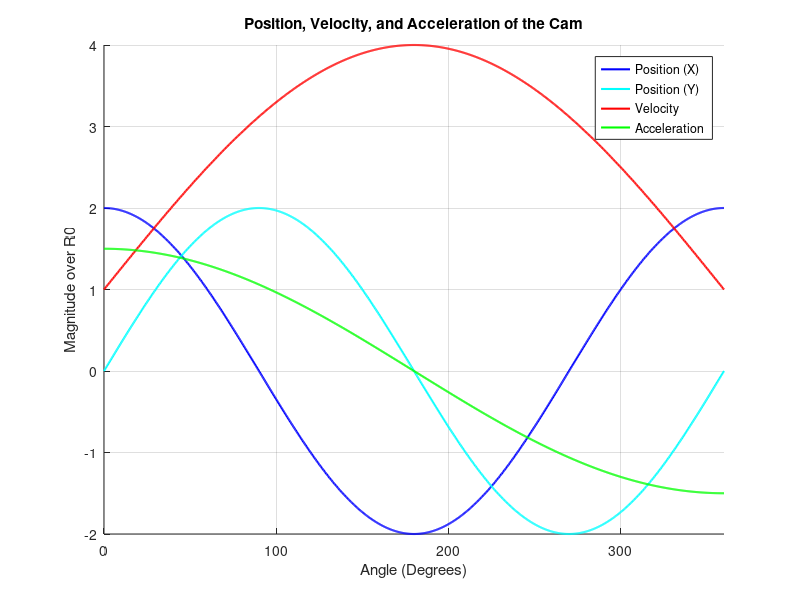
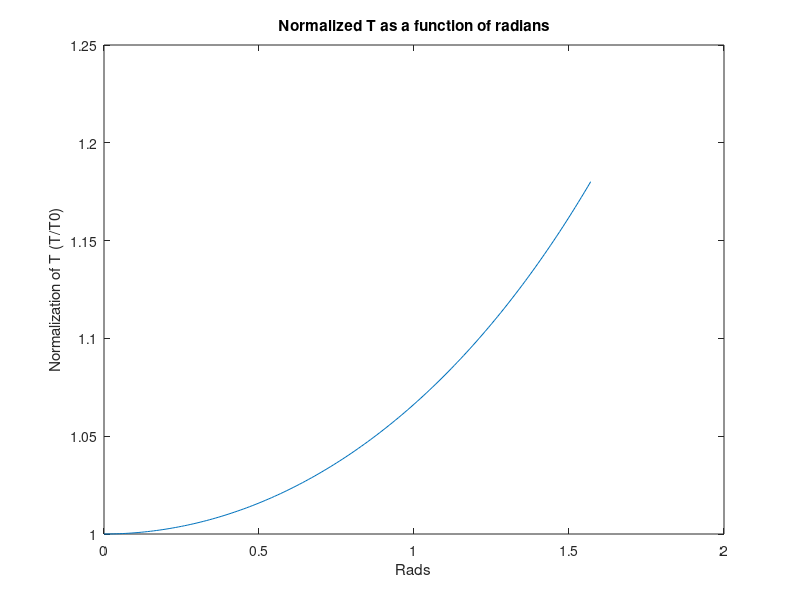

Reproduce these figures in MATLAB, in order. (Note: this script raises an error after producing the figures.)
%% HW 05
% 5.4, 5.6, 5.7, and 5.8

%% 5.4
% Consider the mechanism shown in Figure 5.1, where a spring k holds the
% follower A against a cam. The equation describing the profile of
% the simple cam is
% R^2 + 6Rcosθ − 27 = 0 (5.13)
% where R is in inches. The weight of the follower is w, and the
% coefficient of dry sliding friction between the cam and follower is μk.
% The known parameter values are given in Table 5.2

%% 5.4.1 Kinematics

% known parameters
% m = 0.5; % lbs
% uk = 0.2; % unitless

% Let’s consider the steady-state motion of the cam follower system when
% the angular velocity ˙θ(t) = ω0 is constant.


% 1. Determine the position, velocity, and acceleration of the follower as
% a function of the cam angle θ.
% angular velocity ˙θ(t) = ω0 is constant.



% position = (Rcos(theta), Rsin(theta)) (x,y)
% velocity (m/s) = angular vel (rad/s) * distance from R (m)
% accel. (m/s2) = d/dt (velocity) = angular vel (rad/s) * 
% rate of change of dist from center (m/s)

% predefine t
t = 0;

% angular velocity; deg/s
omega = 1; % arbitrary value, does not matter.

% angle with respect to center of camshaft; 
theta = @(t) omega * t; % angle

% diameter of circle; in
Diam = 6;

% distance from center of camshaft; in
R = @(theta) 3 + 9 * sind(theta / 2);
R0 = 3;

% calc deriv of R
Rprime = @(theta) (9/2) * cosd(theta/2);

% define values for theta
theta_values = linspace(0,360,1000);

% function for position
Position = @(theta) [Diam * cosd(theta), Diam * sind(theta)];

% function fo0r velocity
Velocity = @(theta) R(theta) * omega;

% function for acceleration
Acceleration = @(theta) Rprime(theta) * omega;







% precalc the position, velocity, and acceleration
positions = arrayfun(@(theta) Position(theta), theta_values, 'UniformOutput', false);
positions = cell2mat(positions')';  % Convert cell array to matrix

velocities = arrayfun(@(theta) Velocity(theta), theta_values);
accelerations = arrayfun(@(theta) Acceleration(theta), theta_values);


% 2. Make plots of the above results, suitably normalized, for one cycle
% of the motion. Hint, the acceleration curve should look like Fig 5.2
% theta [0,360]

% create figure
figure
hold on

% plot position
plot(theta_values, positions(1, :)/R0, 'b', 'DisplayName', 'Position (X)', 'LineWidth', 1.5)
plot(theta_values, positions(2, :)/R0, 'c', 'DisplayName', 'Position (Y)', 'LineWidth', 1.5)

% plot velocity
plot(theta_values, velocities/R0, 'r', 'DisplayName', 'Velocity', 'LineWidth', 1.5)

% plot acceleration
plot(theta_values, accelerations/R0, 'g', 'DisplayName', 'Acceleration', 'LineWidth', 1.5)

% graph labels
grid on
xlim([0,360])
xlabel('Angle (Degrees)')
ylabel('Magnitude over R0')
legend
title('Position, Velocity, and Acceleration of the Cam')




%% 5.4.2 Dynamics

% known parameters
m = 0.5; % lbs
uk = 0.2; % unitless

%Let’s now consider the forces and losses experienced by this system
% for a particular running condition.


% 1. If the constant angular speed is ω0 = 2500 rpm, determine the lower
% bound of the spring constant that ensures the follower remains attached
% to the cam. Assume that the spring is compressed 0.25 inches at the
% smallest value of R.

omega0 = 2500/60; % rps

% force of spring out will be 0.25k (lbf) @ R = 3 (aka R0)
% Fspring = k (lb/ft) * x (ft) 
% Fspring,max = 0.25k

Fcam = @(theta) uk * m * (omega0)^2 * cosd(theta) * pi; % (distance per rotation)
Fcam_max = Fcam(0)

% set these two equal
k_min = 4 * Fcam_max / 12 % lbf/in
% fitz got ~70


% 2. How does ω0 compare to the natural frequency √k/m of the follower
% modeled as a mass-spring system?

% natural frequency = sqrt(k/m)
NaturalFrequency_min = sqrt(12 * 12 * k_min/m) % adjust for in ==> ft; (lbf/in / lbm)  [=] 1/s

% omega0 shares the same units as the natural frequency of the follower
% modeled as a mass spring system.
% if the natural frequency is less than omega0, then there is a resonance
% and changes to the system need to be made. as NaturalFrequency_min >
% omega0, there is no resonance and no need to adjust the system in its
% current state.



% 3. Determine the energy lost to friction per cycle for a reasonable
% spring value above the minimum found in the previous part.
% Hint: Work is ∫ P dt, where P is power.

% v = velocity of the follower
v = @(theta) Rprime(theta) * omega0;

% power of friction
P = @(theta) Fcam(theta) .* v(theta);

% energy lost to friction in a single cycle
E_Friction = integral(P, 0, 360)


% 4. What would change in the friction analysis if we used a lubricated
% model instead of dry-friction

% If we were to use a lubricated model, the coefficient of friction would
% greatly decrease. This would result in a spring with a decreased spring
% constant, a lesser Natural Frequency, and less energy lost to friction
% per cycle.




%% 5.6 The period of a simple pendulum
% Consider an ideal pendulum with its mass m lumped a length l from the
% frictionless hinge. The angle from the vertical is θ, and the starting
% state of the pendulum is θ(0) = θ0, ˙θ(0) = 0. The equation of motion
% is well-known to be
% θ'' + g/l sin θ = 0 (5.21)
% The linear approximation for small angles, gives the natural frequency
% of the oscillation as
% ω0 = √ g/l = 2π/T0 (5.22)
% However, as the angle increases we know that approximation will break
% down. Through some clever manipulation of the equation of motion, it
% can be shown that the period of oscillation is (Nayfeh and Mook, 1995)
% T = 4√l/g ∫(0, π/2) dθ/√(1 − k^2 sin2θ) (5.23)
% where k = sin(θ0/2).
% This integral is known as an elliptic integral of the first kind.
% Make a plot showing how much T /T0 changes as a function of θ0.
% Discuss the range of θ0 for which the linear approximation is useful.


% initalize constants
l = 1;
g = 9.81; % gravity

% approximation for small angles
% initial angular frequency
omega0 = sqrt(g/l);
% inital period
T0 = 2 * pi / omega0;

iter = 0;
% define theta0 - initial angle - main variable
for theta0 = 0:0.01:pi/2

    iter = iter+1;
    % define k
    k = sin(theta0/2);

    % create equation for integral
    dtheta = @(theta) 1 ./ sqrt(1 - k^2 * (sin(theta)) .^ 2);

    T = 4 * (1/omega0) * integral(dtheta,0,(pi/2));
    % can sub in omega0 for sqrt(l/g) bc eqn 5.22



    Tnorm(iter) = T / T0;



end

rads = 0:0.01:pi/2;

figure
plot(rads,Tnorm)
xlabel('Rads')
ylabel('Normalization of T (T/T0)')
title('Normalized T as a function of radians')


% At Theta0 = 0, the natural frequency is the same as ideal. At a Theta0 of
% pi/2, the natural frequency is 18% above the ideal.
% Normally, small angle approximation is valid up to 0.26 rads or 15
% degrees. An initial angle of 0.26 rads of this gives a normalized period
% of 1.0039, or 0.37% greater than an initial angle of zero, based on the
% period of the pendulum. Based on this, we get an acceptable margin of
% error of 0.4% on the normalized period of the pendulum. This gives us a
% range of theta0 of [0,0.26] rads for small angle approximation.




%% 5.7 Center of Mass
% close all

% Recall that the definition of the center of mass of a body is
% rg = 1/m ∫(Ω) r dm (5.24)
% where the total mass can be computed from the density ρ
% m =∫(Ω) dm = ∫(Ω) ρ dV . (5.25)

% Let’s consider a single element from a two-dimensional finite
% element mesh. We have the shape-functions (interpolation functions)
% N(ξ, η) so we can build the position of a point inside the element with
% r = xˆi + yˆj → r = [ N(ξ, η)x; N(ξ, η)y] (5.26)

% In order to compute either integral above, we need to do a
% change of variables
% dV = dx dy = J dξ dη (5.27)
% where J is the determinant of the Jacobian matrix
% J = [ x,ξ x,η; y,ξ y,η] = [ N,ξ x N,η x; N,ξ y N,η y] (5.28)

% Now we can recast the integrals as
% m = ∫(-1,1) ∫(-1,1) ρJ dξ dη (5.29)
% rg = 1/m ∫(-1,1) ∫(-1,1) ρ [ N(ξ, η)x; N(ξ, η)y] J dξ dη (5.30)

% which is computable with Gauss-Legendre quadrature.


% 5.7.1 Code
% Build a function that takes the following inputs for a 4-node quadrilateral
% 1. x : the list of the x node locations
% 2. y : the list of the y node locations
% 3. ρ: the function of the density ρ(x, y)
% 4. N : the number of integration points to use in each direction for
% the Gauss-Legendre rule.
% and returns the mass and the location of the center of mass.


% shape functions?
% have final integration be from -N to N and divide jacobian J by N?



function [Mass, CenterOfMass] = COM(x, y, rho, N)

    % x, y: Coordinates of the 4 nodes [x1, x2, x3, x4]
    % rho: Function handle for the density, rho(x, y)
    % N: Number of Gauss-Legendre integration points in each direction
    
    % find Gauss-Legendre points + weights
    [xz, wi] = lgwt(N,-1,1);

    % initialize mass + moment values
    mass = 0;
    mx = 0;
    my = 0;

    % loop over GL points
    
    for i = 1:N
        for j = 1:N
        
            xi = xz(i);
            eta = xz(j);


            % shape functions
            N1 = 0.25 * (1 - xi) * (1 - eta);
            N2 = 0.25 * (1 + xi) * (1 - eta);
            N3 = 0.25 * (1 + xi) * (1 + eta);
            N4 = 0.25 * (1 - xi) * (1 + eta);

            % shape function derivs
            dN1_dxi = -0.25 * (1 - eta);
            dN2_dxi =  0.25 * (1 - eta);
            dN3_dxi =  0.25 * (1 + eta);
            dN4_dxi = -0.25 * (1 + eta);
            
            dN1_deta = -0.25 * (1 - xi);
            dN2_deta = -0.25 * (1 + xi);
            dN3_deta =  0.25 * (1 + xi);
            dN4_deta =  0.25 * (1 - xi);
            
            % jac matrix [dxdxi dxdeta; dydxi dydeta]
            dxdxi = dN1_dxi * x(1) + dN2_dxi * x(2) + dN3_dxi * x(3) + dN4_dxi * x(4);
            dxdeta = dN1_deta * x(1) + dN2_deta * x(2) + dN3_deta * x(3) + dN4_deta * x(4);
            dydxi = dN1_dxi * y(1) + dN2_dxi * y(2) + dN3_dxi * y(3) + dN4_dxi * y(4);
            dydeta = dN1_deta * y(1) + dN2_deta * y(2) + dN3_deta * y(3) + dN4_deta * y(4);
            
            % jac
            Jac = [dxdxi dxdeta; dydxi dydeta];

            % det jac
            detJ = det(Jac);
            
            % eval density
            x_current = N1 * x(1) + N2 * x(2) + N3 * x(3) + N4 * x(4);
            y_current = N1 * y(1) + N2 * y(2) + N3 * y(3) + N4 * y(4);
            rho_current = rho(x_current, y_current);

            % find weight and mass
            weight = wi(i) * wi(j) * detJ;
            mass = mass + rho_current * weight;
            mx = mx + x_current * rho_current * weight;
            my = my + y_current * rho_current * weight;

        end

    end

    % label outputs
    Mass = mass;

    % Center of Mass in Gauss-Legendre
    CenterOfMassGL = [mx / mass, my / mass];

    % Convert to Center of Mass in x,y by multiplying by the jacobian
    CenterOfMass = CenterOfMassGL * Jac;

end





% 5.7.2 Example case
% To practice on, consider the node positions given in Table 5.3 for a
% 4-node quadrilateral. The (admittedly goofy) density function is
% ρ(x, y) = (3x + 7)(sin(3y) sin(3x) + 1) . (5.31)
% Compute the mass of the element and determine the location of the
% center of mass. Visualize the results

% Table 5.3: Node locations for the 4-node quadrilateral.
% Node x y
% 1 −0.5 −0.3
% 2 1.0 −0.1
% 3 0.7 1.5
% 4 −0.8 0.9

% define values
xvals = [-0.5 1.0 0.7 -0.8];
yvals = [-0.3 -0.1 1.5 0.9];

% define density function
rho = @(x,y) (3 .* x + 7) .* (sin(3 * y) .* sin(3 * x) + 1);

% Number points
N = 10;

% initialize trigger
trig = true;
Mass = 0; % initalize mass such that it forces next iteration

% run iteration to find necessary number of integration points
while trig == true

    N = N + 1;
    
    Mass1 = Mass; % capture old Mass value

    % run function
    [Mass, CenterOfMass] = COM(xvals, yvals, rho, N);

    % Check how much mass value has changed

    MassDiff = abs((Mass - Mass1) / Mass1);

    if MassDiff < 0.1 % 1% threshold

        trig = false;

    end


    if N > 100

        trig = false;
        fprintf('Maximum iterations reached: %f', N)

    end


end

Mass
CenterOfMass


% madelyn got ~12 for mass
% CoM should be pos pos

% creat figure
figure
hold on
grid on
h = fcontour(rho,[min(xvals) max(xvals) min(yvals) max(yvals)]);
scatter([xvals CenterOfMass(1)], [yvals CenterOfMass(2)])



%% 5.8 Inertia Tensor

% Let’s extend the discussion of center of mass to compute the mass
% moment of inertia tensor. Recall the definition of the inertia tensor
% in 3d about a point O can be stated as
% IO = ∫(Ω) ρ ((r · r)E3 − r ⊗ r) dV (5.32)
% where E3 is the 3x3 identity. The symbol is changed here to not
% conflict with I for the inertia. The ‘o times’
% is called the outer-product and we can compute it as
% r ⊗ r → r ⊗ r = rr^T (5.33)
% where the result is a 3x3 matrix. The vector r in the integrand is
% the position of the point in the body relative to the point O.

% 3x3 is the sigma x, sigma y, and tau xy for all 3 planes (xy, xz, yz)


% 1. Using the discussion of §5.7 recast the mass moment of inertia in
% terms of finite element interpolations and a change of variables so we
% can use Gauss-Legendre quadrature.

% you have to replace dV = dxdy with dxideta
% convert all points to gl space
% create pointer vector based on new coordinates




% 2. Build a function for a 4-node quadrilateral and returns the mass
% moment of inertia as a 3x3 matrix. The function inputs are the same as
% in §5.7 plus the location of reference point O.


function [MMOI] = MMOI3d(x, y, rho, int, O)
    % inputs:
    % x,y: positions of points in xy plane.
    % rho: function to calculate height / z-value of point
    % int: number of Gauss-Legendre points in each direction
    % O: point we take the moment of inertia with respect to

    MMOI = zeros(3,3); % initialize variable
    E3 = eye(3); % identity matrix

    % find Gauss-Legendre points + weights
    [xz, wi] = lgwt(int,-1,1);
    % number of points
    % weight of points

    xi = xz;
    eta = xz;

    for m = 1:int
        for n = 1:int

            % create shape functions
            [N, dN_dxi, dN_deta] = shapefunctions(xi(m), eta(n));

            % create jacobian
            jac = [dN_dxi(1), dN_dxi(2); dN_deta(1), dN_deta(2)] * [x(1), x(2); y(1), y(2)];
        
            % det jacobian
            detJ = det(jac);

            % creates pointer to current point in the Gauss-Legendre space

            xcurr = N(1) * x(1) + N(2) * x(2) + N(3) * x(3) + N(4) * x(4);
            ycurr = N(1) * y(1) + N(2) * y(2) + N(3) * y(3) + N(4) * y(4);

            r = [xcurr,ycurr] - O; 

            % do integration
            for i = 1:3
                for j = 1:3
        
                % MMOI = integral over domain of:
                % rho * (dot(r,r) * E3 - r * transpose(r))
                % + prev MMOI val
                
                MMOIf = @(i,j) rho(i,j) * (dot(r, r) * E3(i,j) - (r * r')) * detJ * wi(i) * wi(j);
                MMOI(i,j) = MMOI(i,j) + MMOIf(i,j);

                end

            end

        end

    end
   
end



% 3. Compute the inertia with respect to the center of mass IG using the
% values from §5.7.2. Show how your results converge as the number of
% integration points is increased. What is the needed number of
% integrations points for this problem?


% Table 5.3: Node locations for the 4-node quadrilateral.
% Node x y
% 1 −0.5 −0.3
% 2 1.0 −0.1
% 3 0.7 1.5
% 4 −0.8 0.9

[MassOld, CenterOfMassOld] = COM(xvals, yvals, rho, N);

% define values
xvals = [-0.5 1.0 0.7 -0.8];
yvals = [-0.3 -0.1 1.5 0.9];

% define density function
rho = @(x,y) (3 .* x + 7) .* (sin(3 * y) .* sin(3 * x) + 1);

% Number points
N = 5;

[MMOI] = MMOI3d(xvals, yvals, rho, N, CenterOfMassOld)


% 4. Compute the principle values of the inertia and their directions.
% Visualize their directions and their relative values on the element.

% eigenvalues?


[K, lambda] = eig(MMOI)

figure
hold on
grid on

% plot the contour background
h = fcontour(rho,[min(xvals) max(xvals) min(yvals) max(yvals)]);
scatter([xvals CenterOfMassOld(1)], [yvals CenterOfMassOld(2)])

% extract eigenvectors and make 2D
K1 = [K(1,1) K(2,1)];
K2 = [K(1,2) K(2,2)];

% plot eigenvectors from center of mass
quiver(CenterOfMassOld(1), CenterOfMassOld(2), K1(1), K1(2))
quiver(CenterOfMassOld(1), CenterOfMassOld(2), K2(1), K2(2))


%% lgwt.m

function [x,w]=lgwt(N,a,b)

% lgwt.m
%
% This script is for computing definite integrals using Legendre-Gauss 
% Quadrature. Computes the Legendre-Gauss nodes and weights  on an interval
% [a,b] with truncation order N
%
% Suppose you have a continuous function f(x) which is defined on [a,b]
% which you can evaluate at any x in [a,b]. Simply evaluate it at all of
% the values contained in the x vector to obtain a vector f. Then compute
% the definite integral using sum(f.*w);
%
% Written by Greg von Winckel - 02/25/2004
N=N-1;
N1=N+1; N2=N+2;

xu=linspace(-1,1,N1)';

% Initial guess
y=cos((2*(0:N)'+1)*pi/(2*N+2))+(0.27/N1)*sin(pi*xu*N/N2);

% Legendre-Gauss Vandermonde Matrix
L=zeros(N1,N2);

% Derivative of LGVM
Lp=zeros(N1,N2);

% Compute the zeros of the N+1 Legendre Polynomial
% using the recursion relation and the Newton-Raphson method

y0=2;

% Iterate until new points are uniformly within epsilon of old points
while max(abs(y-y0))>eps
    
    L(:,1)=1;
    Lp(:,1)=0;
    
    L(:,2)=y;
    Lp(:,2)=1;
    
    for k=2:N1
        L(:,k+1)=( (2*k-1)*y.*L(:,k)-(k-1)*L(:,k-1) )/k;
    end
 
    Lp=(N2)*( L(:,N1)-y.*L(:,N2) )./(1-y.^2);   
    
    y0=y;
    y=y0-L(:,N2)./Lp;
    
end

% Linear map from[-1,1] to [a,b]
x=(a*(1-y)+b*(1+y))/2;      

% Compute the weights
w=(b-a)./((1-y.^2).*Lp.^2)*(N2/N1)^2;

end




%% shapefunctions.m

function [N, dN_dxi, dN_deta] = shapefunctions(xi, eta)

    % Shape functions for 4-node quadrilateral element (Lagrange interpolation)
    N = 1/4 * [(1 - xi) * (1 - eta); (1 + xi) * (1 - eta); (1 + xi) * (1 + eta); (1 - xi) * (1 + eta)];
    dN_dxi = 1/4 * [-(1 - eta); (1 - eta); (1 + eta); -(1 + eta)];
    dN_deta = 1/4 * [-(1 - xi); -(1 + xi); (1 + xi); (1 - xi)];

end